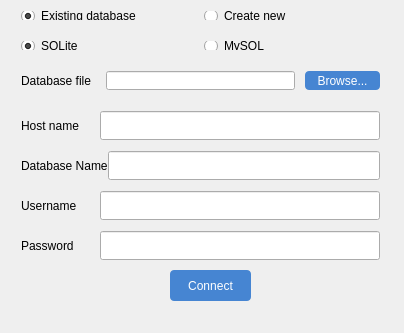
<?xml version="1.0" encoding="UTF-8"?>
<ui version="4.0">
 <class>ChangeDatabaseClass</class>
 <widget class="QWidget" name="ChangeDatabaseClass">
  <property name="geometry">
   <rect>
    <x>0</x>
    <y>0</y>
    <width>404</width>
    <height>333</height>
   </rect>
  </property>
  <property name="windowTitle">
   <string>ChangeDatabase</string>
  </property>
  <widget class="QWidget" name="horizontalLayoutWidget">
   <property name="geometry">
    <rect>
     <x>10</x>
     <y>0</y>
     <width>381</width>
     <height>31</height>
    </rect>
   </property>
   <layout class="QHBoxLayout" name="horizontalLayout">
    <item>
     <widget class="QRadioButton" name="exisitngDBRadio">
      <property name="text">
       <string>Existing database</string>
      </property>
      <property name="checked">
       <bool>true</bool>
      </property>
     </widget>
    </item>
    <item>
     <widget class="QRadioButton" name="createNewRadio">
      <property name="text">
       <string>Create new</string>
      </property>
     </widget>
    </item>
   </layout>
  </widget>
  <widget class="QPushButton" name="btnConnectDB">
   <property name="geometry">
    <rect>
     <x>170</x>
     <y>270</y>
     <width>81</width>
     <height>31</height>
    </rect>
   </property>
   <property name="maximumSize">
    <size>
     <width>81</width>
     <height>31</height>
    </size>
   </property>
   <property name="styleSheet">
    <string notr="true">QPushButton {
	text-align: center;
	color: #fff;
	border-radius: 4px;
	background-color: rgba(70, 133, 210, 1);
}

QPushButton:hover {
	background-color: rgba(70, 133, 210, 0.7);
}</string>
   </property>
   <property name="text">
    <string>Connect</string>
   </property>
   <property name="icon">
    <iconset>
     <normaloff>C:/Users/ADMIN/Documents/icons/database.png</normaloff>C:/Users/ADMIN/Documents/icons/database.png</iconset>
   </property>
   <property name="iconSize">
    <size>
     <width>16</width>
     <height>16</height>
    </size>
   </property>
   <property name="shortcut">
    <string/>
   </property>
  </widget>
  <widget class="QWidget" name="horizontalLayoutWidget_2">
   <property name="geometry">
    <rect>
     <x>10</x>
     <y>30</y>
     <width>381</width>
     <height>31</height>
    </rect>
   </property>
   <layout class="QHBoxLayout" name="horizontalLayout_2">
    <item>
     <widget class="QRadioButton" name="sqliteRadio">
      <property name="text">
       <string>SQLite</string>
      </property>
      <property name="checked">
       <bool>true</bool>
      </property>
     </widget>
    </item>
    <item>
     <widget class="QRadioButton" name="mysqlRadio">
      <property name="text">
       <string>MySQL</string>
      </property>
     </widget>
    </item>
   </layout>
  </widget>
  <widget class="QWidget" name="horizontalLayoutWidget_3">
   <property name="geometry">
    <rect>
     <x>10</x>
     <y>60</y>
     <width>381</width>
     <height>41</height>
    </rect>
   </property>
   <layout class="QHBoxLayout" name="horizontalLayout_3">
    <property name="spacing">
     <number>10</number>
    </property>
    <item>
     <widget class="QLabel" name="label">
      <property name="text">
       <string>Database file</string>
      </property>
     </widget>
    </item>
    <item>
     <widget class="QLineEdit" name="pathDBLineEdit">
      <property name="maximumSize">
       <size>
        <width>189</width>
        <height>29</height>
       </size>
      </property>
     </widget>
    </item>
    <item>
     <widget class="QPushButton" name="btnBrowseFile">
      <property name="maximumSize">
       <size>
        <width>81</width>
        <height>31</height>
       </size>
      </property>
      <property name="styleSheet">
       <string notr="true">QPushButton {
	text-align: center;
	color: #fff;
	border-radius: 4px;
	background-color: rgba(70, 133, 210, 1);
}

QPushButton:hover {
	background-color: rgba(70, 133, 210, 0.7);
}</string>
      </property>
      <property name="text">
       <string>Browse...</string>
      </property>
     </widget>
    </item>
   </layout>
  </widget>
  <widget class="QWidget" name="horizontalLayoutWidget_4">
   <property name="geometry">
    <rect>
     <x>10</x>
     <y>100</y>
     <width>381</width>
     <height>41</height>
    </rect>
   </property>
   <layout class="QHBoxLayout" name="horizontalLayout_4" stretch="0,0">
    <property name="spacing">
     <number>0</number>
    </property>
    <property name="sizeConstraint">
     <enum>QLayout::SetDefaultConstraint</enum>
    </property>
    <property name="bottomMargin">
     <number>0</number>
    </property>
    <item>
     <widget class="QLabel" name="hostNameLabel">
      <property name="text">
       <string>Host name</string>
      </property>
     </widget>
    </item>
    <item>
     <widget class="QLineEdit" name="hostNameLineEdit">
      <property name="maximumSize">
       <size>
        <width>280</width>
        <height>29</height>
       </size>
      </property>
     </widget>
    </item>
   </layout>
  </widget>
  <widget class="QWidget" name="horizontalLayoutWidget_5">
   <property name="geometry">
    <rect>
     <x>10</x>
     <y>140</y>
     <width>381</width>
     <height>41</height>
    </rect>
   </property>
   <layout class="QHBoxLayout" name="horizontalLayout_5" stretch="0,0">
    <property name="spacing">
     <number>0</number>
    </property>
    <property name="sizeConstraint">
     <enum>QLayout::SetDefaultConstraint</enum>
    </property>
    <property name="bottomMargin">
     <number>0</number>
    </property>
    <item>
     <widget class="QLabel" name="dbNameLabel">
      <property name="text">
       <string>Database Name</string>
      </property>
     </widget>
    </item>
    <item>
     <widget class="QLineEdit" name="dbNameLineEdit">
      <property name="maximumSize">
       <size>
        <width>280</width>
        <height>29</height>
       </size>
      </property>
     </widget>
    </item>
   </layout>
  </widget>
  <widget class="QWidget" name="horizontalLayoutWidget_6">
   <property name="geometry">
    <rect>
     <x>10</x>
     <y>180</y>
     <width>381</width>
     <height>41</height>
    </rect>
   </property>
   <layout class="QHBoxLayout" name="horizontalLayout_6" stretch="0,0">
    <property name="spacing">
     <number>0</number>
    </property>
    <property name="sizeConstraint">
     <enum>QLayout::SetDefaultConstraint</enum>
    </property>
    <property name="bottomMargin">
     <number>0</number>
    </property>
    <item>
     <widget class="QLabel" name="userNameLabel">
      <property name="text">
       <string>Username</string>
      </property>
     </widget>
    </item>
    <item>
     <widget class="QLineEdit" name="userNameLineEdit">
      <property name="maximumSize">
       <size>
        <width>280</width>
        <height>29</height>
       </size>
      </property>
     </widget>
    </item>
   </layout>
  </widget>
  <widget class="QWidget" name="horizontalLayoutWidget_7">
   <property name="geometry">
    <rect>
     <x>10</x>
     <y>220</y>
     <width>381</width>
     <height>41</height>
    </rect>
   </property>
   <layout class="QHBoxLayout" name="horizontalLayout_7" stretch="0,0">
    <property name="spacing">
     <number>0</number>
    </property>
    <property name="sizeConstraint">
     <enum>QLayout::SetDefaultConstraint</enum>
    </property>
    <property name="bottomMargin">
     <number>0</number>
    </property>
    <item>
     <widget class="QLabel" name="passwordLabel">
      <property name="text">
       <string>Password</string>
      </property>
     </widget>
    </item>
    <item>
     <widget class="QLineEdit" name="passwordLineEdit">
      <property name="maximumSize">
       <size>
        <width>280</width>
        <height>29</height>
       </size>
      </property>
     </widget>
    </item>
   </layout>
  </widget>
  <widget class="QLabel" name="errorLabel">
   <property name="geometry">
    <rect>
     <x>-10</x>
     <y>310</y>
     <width>421</width>
     <height>31</height>
    </rect>
   </property>
   <property name="text">
    <string/>
   </property>
  </widget>
 </widget>
 <layoutdefault spacing="6" margin="11"/>
 <resources/>
 <connections/>
</ui>
